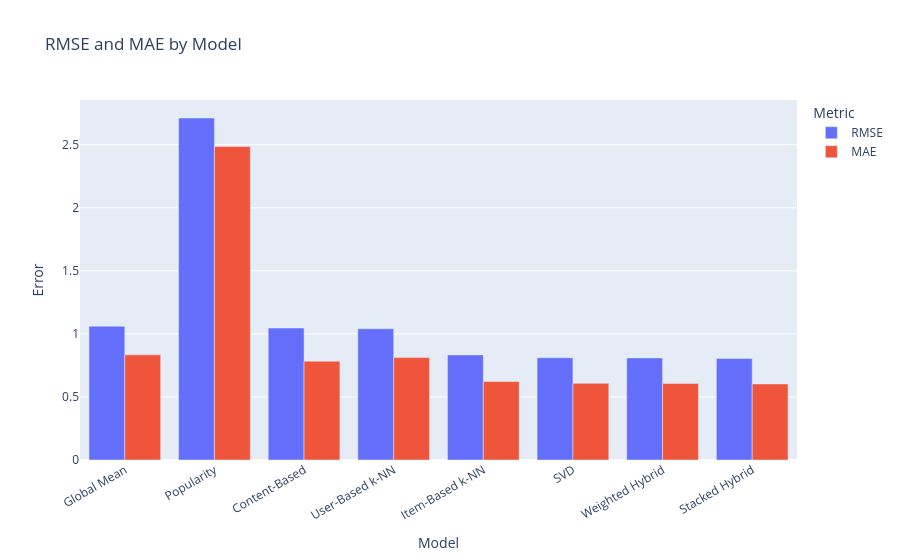

Notebook code cell kept with this figure:
### Markdown cell above
## RMSE & MAE by model

### Code cell
dfp = results.reset_index()
fig = px.bar(dfp.melt(id_vars="Model", value_vars=["RMSE", "MAE"]),
             x="Model", y="value", color="variable", barmode="group",
             title="RMSE and MAE by Model", labels={"value": "Error", "variable": "Metric"})
fig.update_layout(xaxis_tickangle=-30)
save_fig(fig, "08_rmse_mae")

### Figure 1 — Plotly figure (JSON) as saved in the notebook; plotly's stock layout.template omitted (floating-point values rounded to 4 significant figures)
{"data": [{"alignmentgroup": "True", "hovertemplate": "Metric=RMSE<br>Model=%{x}<br>Error=%{y}<extra></extra>", "legendgroup": "RMSE", "marker": {"color": "#636efa", "pattern": {"shape": ""}}, "name": "RMSE", "offsetgroup": "RMSE", "orientation": "v", "showlegend": true, "textposition": "auto", "type": "bar", "x": ["Global Mean", "Popularity", "Content-Based", "User-Based k-NN", "Item-Based k-NN", "SVD", "Weighted Hybrid", "Stacked Hybrid"], "xaxis": "x", "y": [1.061, 2.712, 1.046, 1.04, 0.8336, 0.8108, 0.8095, 0.8054], "yaxis": "y"}, {"alignmentgroup": "True", "hovertemplate": "Metric=MAE<br>Model=%{x}<br>Error=%{y}<extra></extra>", "legendgroup": "MAE", "marker": {"color": "#EF553B", "pattern": {"shape": ""}}, "name": "MAE", "offsetgroup": "MAE", "orientation": "v", "showlegend": true, "textposition": "auto", "type": "bar", "x": ["Global Mean", "Popularity", "Content-Based", "User-Based k-NN", "Item-Based k-NN", "SVD", "Weighted Hybrid", "Stacked Hybrid"], "xaxis": "x", "y": [0.8339, 2.486, 0.7831, 0.8119, 0.6223, 0.608, 0.6074, 0.6029], "yaxis": "y"}], "layout": {"barmode": "group", "legend": {"title": {"text": "Metric"}, "tracegroupgap": 0}, "title": {"text": "RMSE and MAE by Model"}, "xaxis": {"anchor": "y", "domain": [0, 1], "tickangle": -30, "title": {"text": "Model"}}, "yaxis": {"anchor": "x", "domain": [0, 1], "title": {"text": "Error"}}}}
